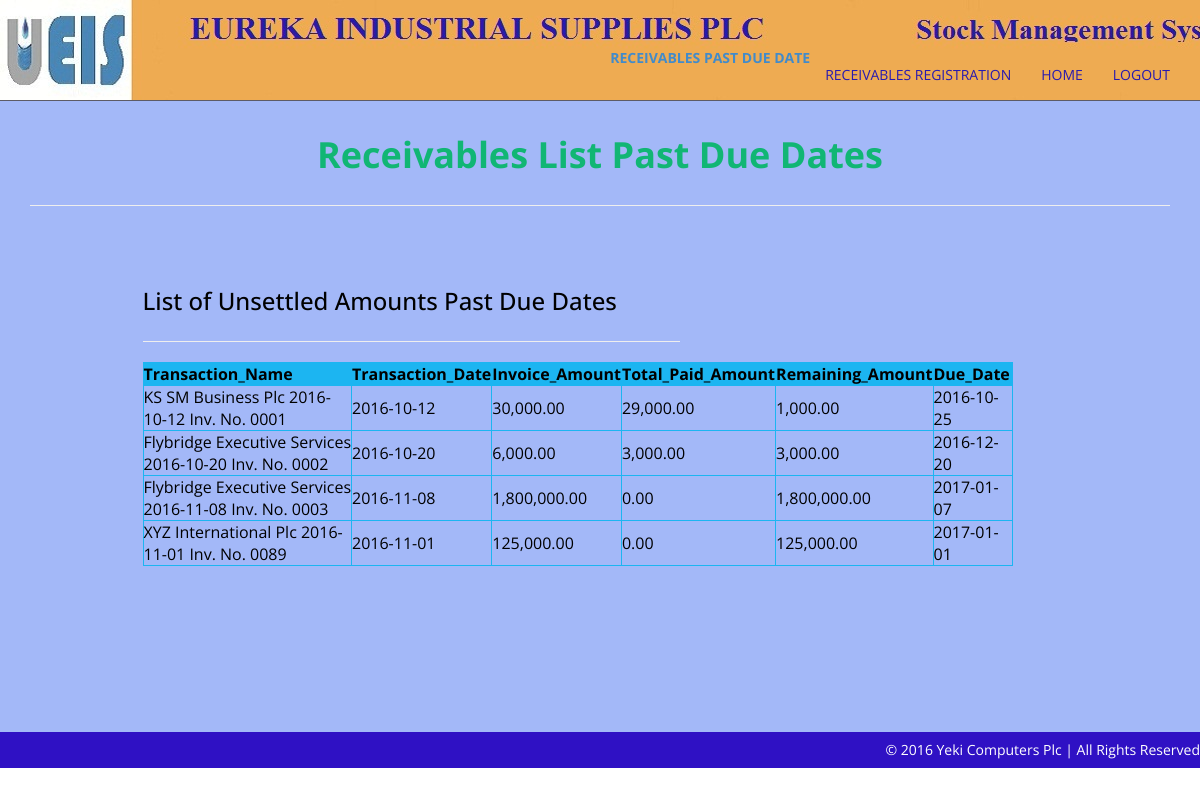
Screenshot of /Account/AvailableFlagReceivable.php with the database file from the repository.
### tables this page shows
CREATE TABLE IF NOT EXISTS `transaction` (
  `TransactionId` int(11) NOT NULL AUTO_INCREMENT,
  `CustomerId` int(11) NOT NULL,
  `TransactionDate` date NOT NULL,
  `InvoiceNo` varchar(10) NOT NULL,
  `InvoiceAmount` decimal(10,2) NOT NULL,
  `SalesMode` varchar(10) NOT NULL DEFAULT 'Credit',
  `DueDate` date NOT NULL,
  `TransactionName` varchar(100) NOT NULL,
  PRIMARY KEY (`TransactionId`)
);

### Account/AvailableFlagReceivable.php (the view, shortened to what this page needs)
<html lang="en">
<head>
    <link href="assets/css/bootstrap.css" rel="stylesheet" />
    <link href="assets/css/font-awesome.min.css" rel="stylesheet" />
    <link href="assets/css/style.css" rel="stylesheet" />
</head>
<body>
    <div class="navbar navbar-inverse navbar-fixed-top">
        <div class="container">
            <div class="navbar-header">
                <a class="navbar-brand" href="#">&nbsp;&nbsp;&nbsp;&nbsp;&nbsp;&nbsp;&nbsp;&nbsp;&nbsp;&nbsp;&nbsp;&nbsp;&nbsp;&nbsp;&nbsp;&nbsp;&nbsp;&nbsp;&nbsp;&nbsp;
                                                 &nbsp;&nbsp;&nbsp;&nbsp;&nbsp;&nbsp;&nbsp;&nbsp;&nbsp;&nbsp;&nbsp;&nbsp;&nbsp;&nbsp;&nbsp;&nbsp;</a>
            </div>
            <div class="navbar-collapse collapse">
                <ul class="nav navbar-nav navbar-right">
		    <li><strong><a href="AvailableFlagReceivable.php">RECEIVABLES PAST DUE DATE</a></strong></li>
		    <li><a href="receivable.php">RECEIVABLES REGISTRATION</a></li>
		    <li><a href="index.php">HOME</a></li>
                    <li><a href="logout.php">LOGOUT</a></li>
                </ul>
            </div>
        </div>
    </div>
    <div id="about-section">
        <div class="container" >
            <div class="row main-top-margin text-center" data-scrollreveal="enter top and move 100px, wait 0.3s">
                <div class="col-md-8 col-md-offset-2 ">
                   <h1>Receivables List Past Due Dates</h1>
                </div>
            </div>
             <hr />
            <div class="row main-low-margin" >
                <div class="col-md-10  col-md-offset-1 ">
                <div class="col-md-6  " data-scrollreveal="enter right and move 100px, wait 0.4s">
                        <h3>List of Unsettled Amounts Past Due Dates</h3>
                        <hr />
			<div style="overflow:scroll; width:870px;height:290px" >
        <table width="100%" border="0" cellspacing="0" cellpadding="0" align="center">
        <tr>
          <td>
          <table width="100%" border="1" bordercolor="#1CB5F1" >
<tr>
<th bgcolor="#1CB5F1" ><div align="left" ><strong>Transaction_Name</strong></div></th>
<th bgcolor="#1CB5F1" ><div align="left" ><strong>Transaction_Date</strong></div></th>
<th bgcolor="#1CB5F1" ><div align="left" ><strong>Invoice_Amount</strong></div></th>
<th bgcolor="#1CB5F1" ><div align="left" ><strong>Total_Paid_Amount</strong></div></th>
<th bgcolor="#1CB5F1" ><div align="left" ><strong>Remaining_Amount</strong></div></th>
<th bgcolor="#1CB5F1" ><div align="left" ><strong>Due_Date</strong></div></th>
</tr>
<?php
include_once("eurekastock.php");
$CurrentDate=date('y/m/d');
$sql = "select * from transaction WHERE transaction.SalesMode='Credit' AND transaction.DueDate < '".$CurrentDate."' ORDER BY transaction.TransactionId, transaction.TransactionDate";
$result = mysqli_query($con,$sql) or die(mysqli_error($con));
while($row = mysqli_fetch_array($result))
{
$ShowTransactionName=NULL;
$ShowTransactionDate=NULL;
$ShowInvoiceAmount=NULL;
$ShowSettledAmount=NULL;
$ShowRemainingAmount=NULL;
$ShowDueDate=NULL;
$TransactionId=$row['TransactionId'];
$TransactionDate=$row['TransactionDate'];
$InvoiceAmount=$row['InvoiceAmount'];
$DisplayInvoiceAmount = number_format($InvoiceAmount, 2, '.', ',');
$DueDate=$row['DueDate'];
$TransactionName=$row['TransactionName'];
$sql1 = "select SUM(payment.PaidAmount) AS SettledAmount from payment where payment.TransactionId='".$TransactionId."'";
$result1 = mysqli_query($con,$sql1) or die(mysqli_error($con));
$row = mysqli_fetch_array($result1);
$SettledAmount=$row['SettledAmount'];
$DisplaySettledAmount = number_format($SettledAmount, 2, '.', ',');
$RemainingAmount=$InvoiceAmount-$SettledAmount;
$DisplayRemainingAmount = number_format($RemainingAmount, 2, '.', ',');
if ($RemainingAmount > 0)
{
$ShowTransactionName=$TransactionName;
$ShowTransactionDate=$TransactionDate;
$ShowInvoiceAmount=$DisplayInvoiceAmount;
$ShowSettledAmount=$DisplaySettledAmount;
$ShowRemainingAmount=$DisplayRemainingAmount;
$ShowDueDate=$DueDate;
}
?>
<tr>
<td><div align="left"><?php echo $ShowTransactionName;?></div></td>
<td><div align="left"><?php echo $ShowTransactionDate;?></div></td>
<td><div align="left"><?php echo $ShowInvoiceAmount;?></div></td>
<td><div align="left"><?php echo $ShowSettledAmount;?></div></td>
<td><div align="left"><?php echo $ShowRemainingAmount;?></div></td>
<td><div align="left"><?php echo $ShowDueDate;?></div></td>
</tr>
<?php
}
?>
</table>
          </td>
        </tr>
      </table>
  </div>
<br>
<br>
<br>
<br>
<br>
                   </div>
                </div>
            </div>
       </div>
    <div id="footer">
        <div class="container">
            <div class="row ">
                &copy; 2016 Yeki Computers Plc | All Rights Reserved
            </div>
        </div>
    </div>
</body>
</html>

### Account/assets/css/style.css (style rules this page uses)
body { font-family:'Open Sans', sans-serif; font-weight: 400; font-size: 14px; color: #000; margin-top: 40px; line-height:16px; }
h1, h2, h3, h4, h5, h6 { font-family:'Open Sans', sans-serif; font-weight: 500; line-height:40px; }
h1 { color:#11B674; font-weight: 700; }
.text-center { text-align: center; }
.main-top-margin { margin-top: 75px; }
.main-low-margin { margin-top: 55px; }
a,a:hover { text-decoration:none; }
#about-section { background-color: #A3B8F8; }
.navbar { font-size: 14px; }
.navbar-inverse { background: #F0AC51 url("../img/navbar.jpg") 0 0 no-repeat; border-color: #5D5B66; }
.navbar-inverse .navbar-brand { color: #281aaf; font-weight: bolder; font-size: 25px; font-weight:900; letter-spacing: 2px; }
.navbar-inverse .navbar-nav > li > a { color: #281aaf; }
#footer { background-color: #2F11C4; color: #fff; text-align: right; padding: 10px 30px 10px 30px; }

### rows the page displays
transaction: TransactionName "KS SM Business Plc 2016-10-12 Inv. No. 0001", TransactionDate "2016-10-12", InvoiceAmount "30,000.00", ShowSettledAmount "29,000.00", ShowRemainingAmount "1,000.00", DueDate "2016-10-25"
transaction: TransactionName "Flybridge Executive Services 2016-10-20 Inv. No. 0002", TransactionDate "2016-10-20", InvoiceAmount "6,000.00", ShowSettledAmount "3,000.00", ShowRemainingAmount "3,000.00", DueDate "2016-12-20"
transaction: TransactionName "Flybridge Executive Services 2016-11-08 Inv. No. 0003", TransactionDate "2016-11-08", InvoiceAmount "1,800,000.00", ShowSettledAmount "0.00", DueDate "2017-01-07"
transaction: TransactionName "XYZ International Plc 2016-11-01 Inv. No. 0089", TransactionDate "2016-11-01", InvoiceAmount "125,000.00", ShowSettledAmount "0.00", DueDate "2017-01-01"
